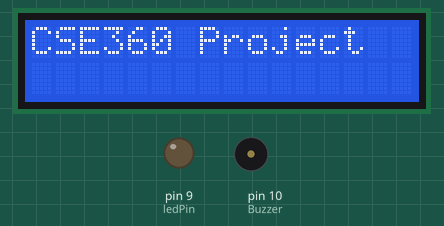
A sketch run on a simulated Arduino Uno, built with avr-gcc and run on an emulated ATmega328P. Shown: 16×2 character LCD, output pins drawn as LEDs (lit = HIGH), buzzer (waves = sounding, pin HIGH). What the sketch prints to the serial monitor is not drawn.

Above: at 0.1 s.
At 5.6 s:
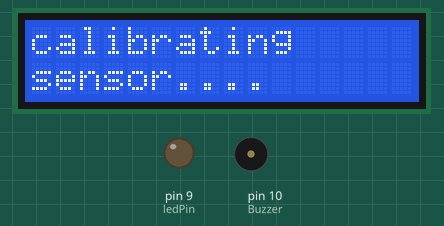
At 11.4 s:
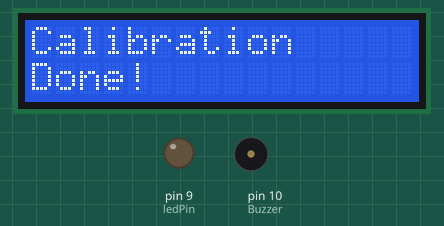
At 20.8 s:
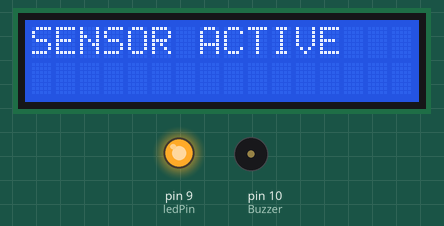
Timing chart, 0 to 40.0 s (numbered marks = the images above):
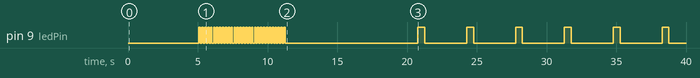

The sketch:

final_raw_code.ino
```cpp
#include <LiquidCrystal.h>

LiquidCrystal lcd(2,3,4,5,6,7);

// ****** heartbeat initializing start *****
int sensorPin = 0; // Analog Pin where the S is connected to
int period = 20; // delay 20 ms
long count = 0; // count for number of picks
long HrtRate =0; // Heart rate (determined)
long Cal_hrt_rate = 0; // calibrated heart rate

// For calculation of the difference of time
long time1 = 0;
long time2 = 0;

// ****** heartbeat initializing end ******

// ****** pir motion sensor intializing start *****
//the time we give the sensor to calibrate (10-60 secs according to the datasheet)
int calibrationTime = 30;

//the time when the sensor outputs a low impulse
long unsigned int lowIn;

//the amount of milliseconds the sensor has to be low
//before we assume all motion has stopped
long unsigned int pause = 5000;

boolean lockLow = true;
boolean takeLowTime;

int motion_counter = 0;
int count_test = 0;

int pirPin = 8;    //the digital pin connected to the PIR sensor's output
int ledPin = 9;    //the digital pin connected to the LED output
int Buzzer = 10;    //the digital pin connected to the BUZZER output


// ****** pir motion sensor intializing end *****

void setup() {
  Serial.begin(9600);
  // set up the LCD's number of columns and rows:
  lcd.begin(16, 2);
  // Print a message to the LCD.
  lcd.print("CSE360 Project");
  delay(5000);
  // ** setup for pir motion sensor start **
  pinMode(pirPin, INPUT);
  pinMode(ledPin, OUTPUT);
  pinMode(Buzzer, OUTPUT);
  digitalWrite(pirPin, LOW);

    //give the sensor some time to calibrate
  Serial.print("calibrating sensor ");
  lcd.clear();
  lcd.print("calibrating");
  lcd.setCursor(0,1);
  lcd.print("sensor....");
    for(int i = 0; i < calibrationTime; i++){
      Serial.print(".");
      delay(10);
      digitalWrite(ledPin,HIGH);
      delay(100);
      digitalWrite(ledPin,LOW);
      delay(100);
      }
    Serial.println(" done");
    lcd.clear();
    lcd.print("Calibration");
    lcd.setCursor(0,1);
    lcd.print("Done!");
    delay(5000);
    Serial.println("SENSOR ACTIVE");
    lcd.clear();
    lcd.print("SENSOR ACTIVE");
    delay(2000);
  // ** setup for pir motion sensor end **
}

//void loop() {
//  // set the cursor to column 0, line 1
//  // (note: line 1 is the second row, since counting begins with 0):
//  if()
//  lcd.setCursor(0, 1);
//  // print the number of seconds since reset:
//  lcd.print(millis() / 1000);
//}

void loop() {
    //motionDetect();
    test2();
}


// heartbeat measuring method
void heartBeat(){
    int data1 = analogRead(sensorPin);
  delay (period);
  int data2 = analogRead(sensorPin);
  int diff = data2 - data1; // difference of two simultanious values

  if (diff>0) // graph is moving upwards
  {
    while (diff>0)
    {
    data1 = analogRead(sensorPin);
    delay (period);
    data2 = analogRead(sensorPin);
    diff = data2 - data1;
    } // coming out of the while loop means the graph has started moving downward
    count++;
    if (count == 1)
    {
    time1 = millis(); // time at the time of first pick
    }
  }
  else // graph is moving upwards
  {
    while (diff<=0)
    {
    data1 = analogRead(sensorPin);
    delay (period);
    data2 = analogRead(sensorPin);
    diff = data2 - data1;
    } // coming out of the while loop means the graph has started moving downwardward

    count++; // pick counted
    if (count == 1)
    {
    time1 = millis(); // time at the time of first pick
    }
  }
  Serial.print(count);
  Serial.print("\n");
  if (count>49) // when 50 picks arrived
  {
    time2 = millis(); // time after the specific number of picks
    HrtRate = 30000*count/(time2 - time1); // Heart rate at 1 min =  (count/2)*60000 ms,1 pick = count/2
    Cal_hrt_rate = 0.206*HrtRate-16.09; // CALIBRATED EQUATION obtained from the experiment on different volunteers.
    //if ((Cal_hrt_rate>59) && (Cal_hrt_rate<110)) // considered the max and min heart rate could be 90 and 60
    //{
    Serial.print("Heart Rate= ");
    Serial.println(HrtRate);
    count  = 0; // For new loop and subsiquent calculations
    if(HrtRate > 150){
    digitalWrite(ledPin,HIGH);
    //tone(Buzzer,500);
    lcd.clear();
    lcd.home (); // set cursor to 0,0
    lcd.print ("HEART RATE=");
    lcd.setCursor (0,1);        // go to start of 2nd line
    lcd.print(Cal_hrt_rate);
    lcd.setCursor (3,1);
    lcd.print ("Pulse/min");
    delay (5000); // after 5 sec
    //}
    }
    else{
      Serial.println("Not working");
      lcd.clear();
      lcd.print("HEHE!");
      }

  }
}

// pir motion detection method
void motionDetect(){
     if(digitalRead(pirPin) == HIGH){
       digitalWrite(ledPin, HIGH);   //the led visualizes the sensors output pin state
       tone(Buzzer,500);
       motion_counter = motion_counter + 1;
       if(lockLow){
         //makes sure we wait for a transition to LOW before any further output is made:
         lockLow = false;
         Serial.println("---");
         Serial.print("motion detected at ");
         Serial.print(millis()/1000);
         Serial.println(" sec");
         delay(50);
         }
         takeLowTime = true;
       }

     if(digitalRead(pirPin) == LOW){
       digitalWrite(ledPin, LOW);  //the led visualizes the sensors output pin state
       noTone(Buzzer);
       if(takeLowTime){
        lowIn = millis();          //save the time of the transition from high to LOW
        takeLowTime = false;       //make sure this is only done at the start of a LOW phase
        }
       //if the sensor is low for more than the given pause,
       //we assume that no more motion is going to happen
       if(!lockLow && millis() - lowIn > pause){
           //makes sure this block of code is only executed again after
           //a new motion sequence has been detected
           lockLow = true;
           Serial.print("motion ended at ");      //output
           Serial.print((millis() - pause)/1000);
           Serial.println(" sec");
           delay(50);
           }
       }
}

void test(){
    digitalWrite(ledPin, HIGH);
    delay(500);

}

void test2(){
  for(int i=0;i<6;i++){
    if(i == 4){
      test();
    }
    else{
      digitalWrite(ledPin,LOW);
      delay(600);
    }
  }
}
```

Measured:
- by itself, pin 9 (ledPin): goes 29 × (LOW 0.11 s, HIGH 0.10 s), LOW 9.5 s, 5 × (HIGH 0.50 s, LOW 3.0 s), HIGH 0.50 s, then LOW
- what the display in image 2 shows lasts 5.0 s, from 11.4 s to 16.4 s
